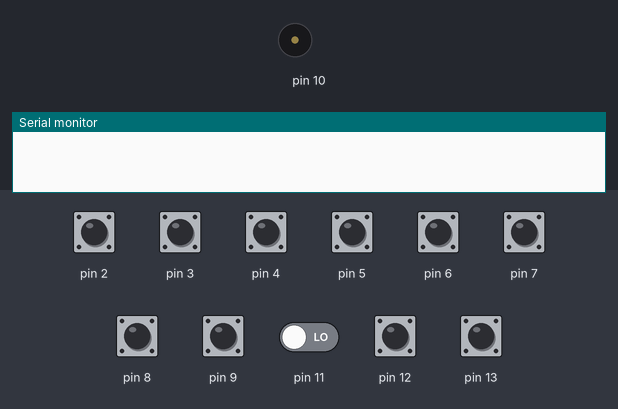
Simulated run of this sketch. Board: Arduino Uno, built with avr-gcc and run on an emulated ATmega328P. On the bench: buzzer (waves = sounding), the last lines printed to the serial monitor. The inputs (shaded band) are chosen by the test bench; at power-on: pin 2–9, pin 12, pin 13 HIGH, pin 11 LOW.

Above: at 1.2 s.
1.3 s: pin 13 pulled LOW for 1 s
At 3.2 s:
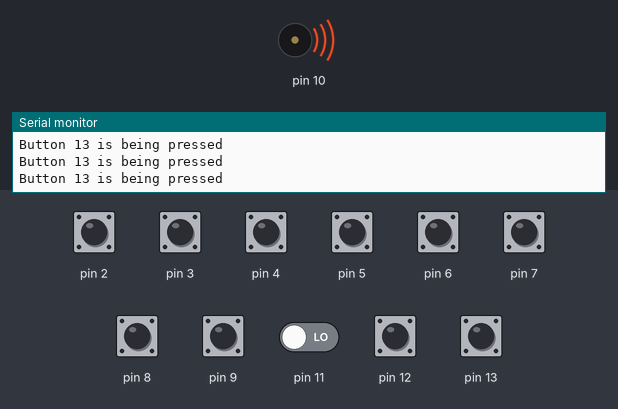
3.8 s: pin 2 pulled LOW for 1 s
At 5.3 s:
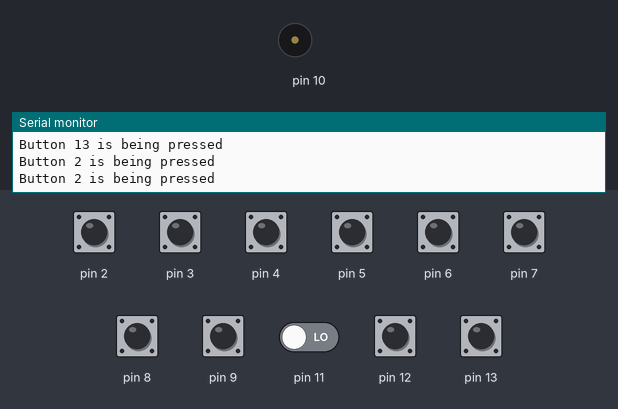
6.4 s: pin 3 pulled LOW for 0.15 s
At 6.54 s:
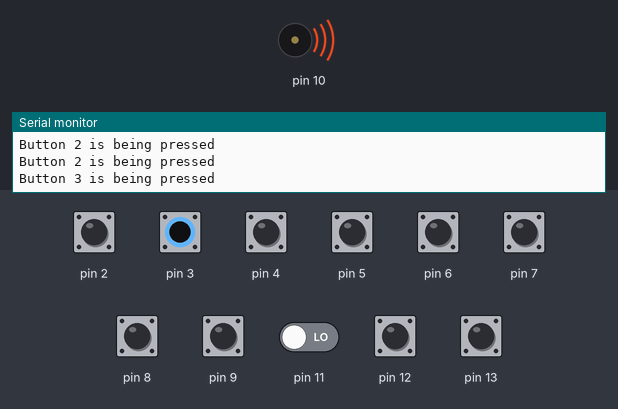
8.1 s: pin 4 pulled LOW for 0.15 s
At 9.5 s:
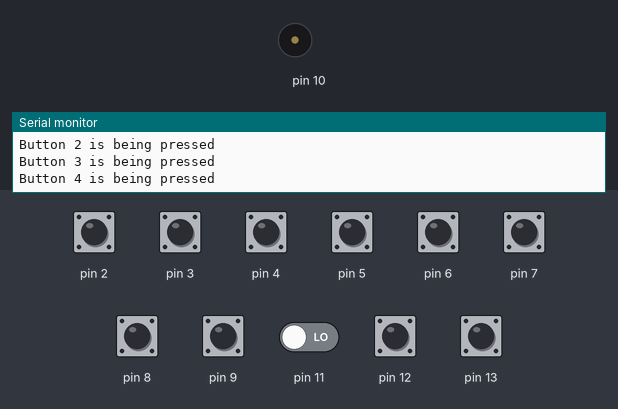
9.8 s: pin 5 pulled LOW for 0.15 s
At 9.94 s:
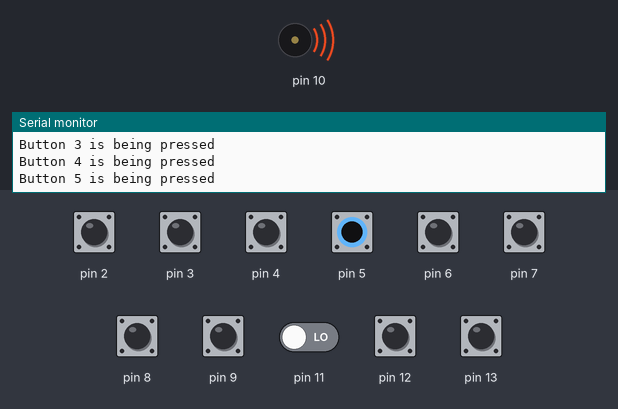
11.5 s: pin 6 pulled LOW for 0.15 s
At 12.3 s:
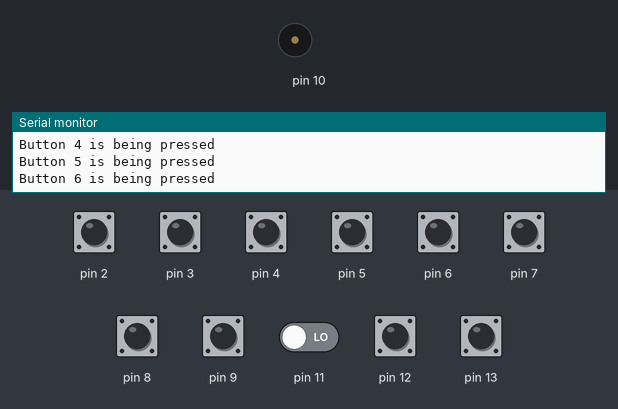
Timing chart, 0 to 14.2 s (numbered marks = the images above; inputs shaded):
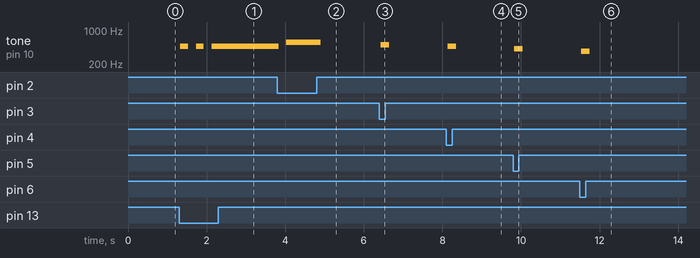

Measured:
- after the input at 1.3 s, tone on pin 10: alternates 466 Hz for 0.20 s and silent for 0.20 s, 5 changes in all, then stays 466 Hz, starting at once
- after the input at 3.8 s, tone on pin 10: 466 Hz → silent at once, → 554 Hz 0.20 s later, → silent 0.87 s later
- after the input at 6.4 s, tone on pin 10: silent → 494 Hz at once, → silent 0.22 s later
- after the input at 8.1 s, tone on pin 10: silent → 466 Hz at once, → silent 0.22 s later
- after the input at 9.8 s, tone on pin 10: silent → 415 Hz at once, → silent 0.22 s later
- after the input at 11.5 s, tone on pin 10: silent → 370 Hz at once, → silent 0.22 s later

The sketch:

sketch_mar26a.ino
```cpp
#define NOTE_B0  31
#define NOTE_C1  33
#define NOTE_CS1 35
#define NOTE_D1  37
#define NOTE_DS1 39
#define NOTE_E1  41
#define NOTE_F1  44
#define NOTE_FS1 46
#define NOTE_G1  49
#define NOTE_GS1 52
#define NOTE_A1  55
#define NOTE_AS1 58
#define NOTE_B1  62
#define NOTE_C2  65
#define NOTE_CS2 69
#define NOTE_D2  73
#define NOTE_DS2 78
#define NOTE_E2  82
#define NOTE_F2  87
#define NOTE_FS2 93
#define NOTE_G2  98
#define NOTE_GS2 104
#define NOTE_A2  110
#define NOTE_AS2 117
#define NOTE_B2  123
#define NOTE_C3  131
#define NOTE_CS3 139
#define NOTE_D3  147
#define NOTE_DS3 156
#define NOTE_E3  165
#define NOTE_F3  175
#define NOTE_FS3 185
#define NOTE_G3  196
#define NOTE_GS3 208
#define NOTE_A3  220
#define NOTE_AS3 233
#define NOTE_B3  247
#define NOTE_C4  262
#define NOTE_CS4 277
#define NOTE_D4  294
#define NOTE_DS4 311
#define NOTE_E4  330
#define NOTE_F4  349
#define NOTE_FS4 370
#define NOTE_G4  392
#define NOTE_GS4 415
#define NOTE_A4  440
#define NOTE_AS4 466
#define NOTE_B4  494
#define NOTE_C5  523
#define NOTE_CS5 554
#define NOTE_D5  587
#define NOTE_DS5 622
#define NOTE_E5  659
#define NOTE_F5  698
#define NOTE_FS5 740
#define NOTE_G5  784
#define NOTE_GS5 831
#define NOTE_A5  880
#define NOTE_AS5 932
#define NOTE_B5  988
#define NOTE_C6  1047
#define NOTE_CS6 1109
#define NOTE_D6  1175
#define NOTE_DS6 1245
#define NOTE_E6  1319
#define NOTE_F6  1397
#define NOTE_FS6 1480
#define NOTE_G6  1568
#define NOTE_GS6 1661
#define NOTE_A6  1760
#define NOTE_AS6 1865
#define NOTE_B6  1976
#define NOTE_C7  2093
#define NOTE_CS7 2217
#define NOTE_D7  2349
#define NOTE_DS7 2489
#define NOTE_E7  2637
#define NOTE_F7  2794
#define NOTE_FS7 2960
#define NOTE_G7  3136
#define NOTE_GS7 3322
#define NOTE_A7  3520
#define NOTE_AS7 3729
#define NOTE_B7  3951
#define NOTE_C8  4186
#define NOTE_CS8 4435
#define NOTE_D8  4699
#define NOTE_DS8 4978

int octave = 3;
bool tunerOn = false;

int o1[] = {NOTE_C1, NOTE_CS1, NOTE_D1, NOTE_DS1, NOTE_E1, NOTE_F1, NOTE_FS1, NOTE_G1, NOTE_GS1, NOTE_A1, NOTE_AS1, NOTE_B1, NOTE_C2, NOTE_CS2};
int o2[] = {NOTE_C2, NOTE_CS2, NOTE_D2, NOTE_DS2, NOTE_E2, NOTE_F2, NOTE_FS2, NOTE_G2, NOTE_GS2, NOTE_A2, NOTE_AS2, NOTE_B2, NOTE_C3, NOTE_CS3};
int o3[] = {NOTE_C3, NOTE_CS3, NOTE_D3, NOTE_DS3, NOTE_E3, NOTE_F3, NOTE_FS3, NOTE_G3, NOTE_GS3, NOTE_A3, NOTE_AS3, NOTE_B3, NOTE_C4, NOTE_CS4};
int o4[] = {NOTE_C4, NOTE_CS4, NOTE_D4, NOTE_DS4, NOTE_E4, NOTE_F4, NOTE_FS4, NOTE_G4, NOTE_GS4, NOTE_A4, NOTE_AS4, NOTE_B4, NOTE_C5, NOTE_CS5};
int o5[] = {NOTE_C5, NOTE_CS5, NOTE_D5, NOTE_DS5, NOTE_E5, NOTE_F5, NOTE_FS5, NOTE_G5, NOTE_GS5, NOTE_A5, NOTE_AS5, NOTE_B5, NOTE_C6, NOTE_CS6};
int o6[] = {NOTE_C6, NOTE_CS6, NOTE_D6, NOTE_DS6, NOTE_E6, NOTE_F6, NOTE_FS6, NOTE_G6, NOTE_GS6, NOTE_A6, NOTE_AS6, NOTE_B6, NOTE_C7, NOTE_CS7};
int o7[] = {NOTE_C7, NOTE_CS7, NOTE_D7, NOTE_DS7, NOTE_E7, NOTE_F7, NOTE_FS7, NOTE_G7, NOTE_GS7, NOTE_A7, NOTE_AS7, NOTE_B7, NOTE_C8, NOTE_CS8};


void resolveButton(int button){
  Serial.println("Button " + String(button) + " is being pressed");

  if (button == 0 && octave > 0){
    octave--;
    delay(200);
  }
  if (button == 12 && octave < 6){
    octave++;
    delay(200);
  }

  if (tunerOn){
    noTone(10);
    tunerOn = false;
    delay(200);
    return;
  }

  if (button == 13){
    if (digitalRead(11) == 0){
      tone(10,466);
    }
    else{
      tone(10,440);
    }
    tunerOn = true;
    delay(200);
  }

  if (button < 10 && button > 1){
    int note = 0;
    switch(button){
      case 9:
        note = 0;
        break;
      case 8:
        note = 2;
        break;
      case 7:
        note = 4;
        break;
      case 6:
        note = 5;
        break;
      case 5:
        note = 7;
        break;
      case 4:
        note = 9;
        break;
      case 3:
        note = 11;
        break;
      case 2:
        note = 12;
        break;
    }

    while(digitalRead(button) == 0){
      if (digitalRead(11) == 0 && (note == 0 || note == 2 || note == 5 || note == 7 || note == 9 || note == 12)){
        note ++;
      }
      if (octave == 0) {
        tone(10, o1[note]);
      }
      else if (octave == 1) {
        tone(10, o2[note]);
      }
      else if (octave == 2) {
        tone(10, o3[note]);
      }
      else if (octave == 3) {
        tone(10, o4[note]);
      }
      else if (octave == 4) {
        tone(10, o5[note]);
      }
      else if (octave == 5) {
        tone(10, o6[note]);
      }
      else if (octave == 6) {
        tone(10, o7[note]);
      }
      else{
        tone(10, o3[note]);
      }
    }
    //Serial.println("Button " + String(button) + " has stopped being pressed");
    delay(100);
    noTone(10);
  }
}

void setup() {
  Serial.begin(9600);
  pinMode(0, INPUT_PULLUP);
  pinMode(1, INPUT_PULLUP);
  pinMode(2, INPUT_PULLUP);
  pinMode(3, INPUT_PULLUP);
  pinMode(4, INPUT_PULLUP);
  pinMode(5, INPUT_PULLUP);
  pinMode(6, INPUT_PULLUP);
  pinMode(7, INPUT_PULLUP);
  pinMode(8, INPUT_PULLUP);
  pinMode(9, INPUT_PULLUP);
  pinMode(12, INPUT_PULLUP);
  pinMode(13, INPUT_PULLUP);
}

void loop() {
  int buttonStatuses[] = {digitalRead(0), digitalRead(1), digitalRead(2), digitalRead(3), digitalRead(4), digitalRead(5), digitalRead(6), digitalRead(7), digitalRead(8), digitalRead(9), 1, 1, digitalRead(12), digitalRead(13)};

  /*
  for (int i = 0; i <= 13; i++) {
      Serial.print(' '); // Print a space between elements
      Serial.print(buttonStatuses[i]); // Print the element at index i
  }
  */
  Serial.println();

  for (int i = 0; i < 14; i++){
    if (buttonStatuses[i] == 0){
      resolveButton(i);
    }
  }
}
```
